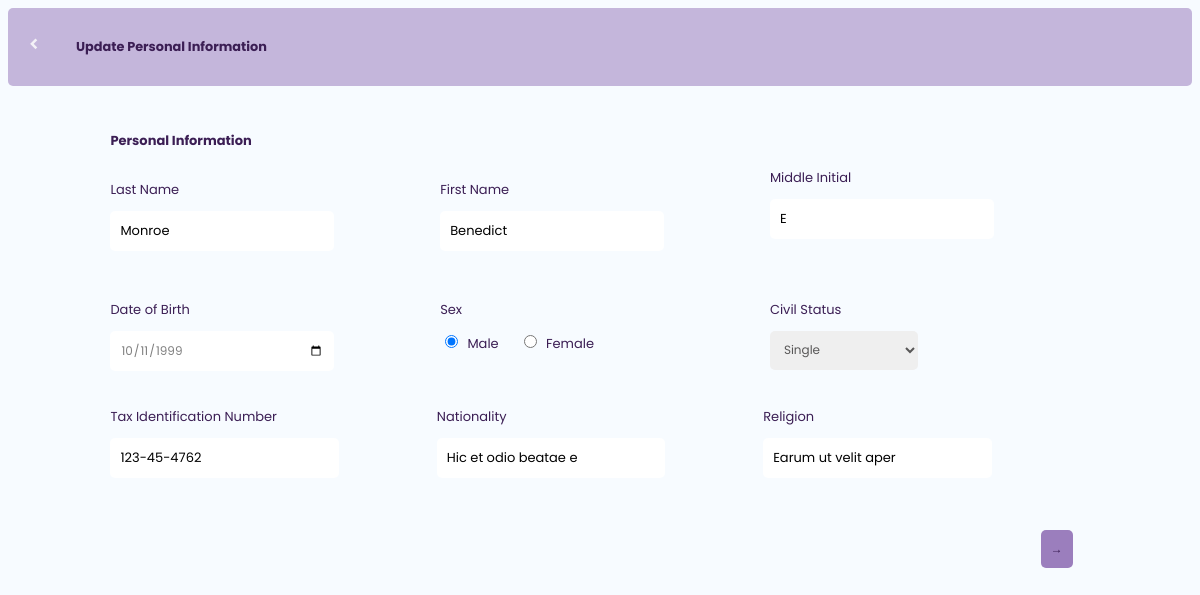
Page /views/updateView.php?id=128 on the committed database.
### tables this page shows
CREATE TABLE `users` (
  `user_id` int(11) NOT NULL,
  `firstname` varchar(50) NOT NULL,
  `lastname` varchar(50) NOT NULL,
  `middle` varchar(50) NOT NULL,
  `dob` date NOT NULL,
  `age` int(50) NOT NULL,
  `sex` enum('Male','Female','Other') NOT NULL,
  `civil_status` varchar(20) NOT NULL,
  `other_status` varchar(50) NOT NULL,
  `tax` varchar(50) NOT NULL,
  `nationality` varchar(50) NOT NULL,
  `religion` varchar(50) NOT NULL,
  `status` varchar(20) NOT NULL
);

### model/User.php (called while the page is built, shortened)
<?php
class User
{
    private $conn;
    public function __construct($db_conn)
    {
        $this->conn = $db_conn;
    }
    public function getUserDetails($user_id)
    {
        $query = "SELECT users.user_id, users.firstname, users.lastname, users.middle, users.dob as 'date', users.age, users.sex, users.civil_status as civilStatus, users.other_status as otherStatus, users.tax, users.nationality, users.religion,
        ad.unit, ad.house_no as houseNo, ad.street, ad.subdivision, ad.baranggay, ad.city_municipality as cityMunicipality, ad.province_home, ad.country, ad.zip,
        birth.b_unit as birth_unit, birth.b_house as birth_house, birth.b_subdivision as birth_subdivision, birth.b_baranggay as birth_baranggay, birth.municipality_birth, birth.province_birth, birth.b_country as birth_country,  birth.b_zip as birth_zip, birth.b_street as birth_street,
        contacts.mobile, contacts.email, contacts.telephone,
        parents.father_lastname as lastnameFather, parents.father_firstname as firstnameFather, parents.father_middleinitial as middleinitialFather, parents.mother_lastname as lastnameMother, parents.mother_firstname as firstnameMother, parents.mother_middleinitial as middleinitialMother
        FROM users
        LEFT JOIN addresses ad ON users.user_id = ad.user_id
        LEFT JOIN birth_place birth ON users.user_id = birth.user_id
        LEFT JOIN contacts ON users.user_id = contacts.user_id
        LEFT JOIN parents ON users.user_id = parents.user_id
        WHERE users.user_id = :user_id";
        $statement = $this->conn->prepare($query);
        $statement->bindValue(':user_id', $user_id);
        $statement->execute();
        return $statement->fetch(PDO::FETCH_ASSOC);
    }
}

### views/updateView.php (the view, shortened to what this page needs)
<?php
require_once '../config/connection.php';
require_once '../model/User.php';
$user = new User($conn);
$data = $_SESSION['old_input'] ?? [];
if ($_SERVER['REQUEST_METHOD'] !== 'POST' && isset($_GET['id']) && empty($data)) {
    $user_id = $_GET['id'];
    $data = $user->getUserDetails($user_id);
}
?>
<!DOCTYPE html>
<html lang="en">
<head>
    <link rel="stylesheet" href="../assets/css/style.css" />
    <link href="https://unpkg.com/boxicons@2.1.4/css/boxicons.min.css" rel="stylesheet" />
</head>
<body>
    <header class="update-header">
        <div class="update-con">
            <button onclick="window.location.href='../views/dataView.php'"><i class='bx bx-chevron-left'></i></button>
            <h3 class="">Update Personal Information</h3>
        </div>
    </header>
    <div class="container">
        <form action="../routes/process.php" class="form" method="POST">
            <div class="tab active first">
                <p class="p1"><b>Personal Information</b></p>
                <div class="upper">
                    <div class="input">
                        <label for="lastname">Last Name</label><br />
                        <input type="text" name="lastname"
                            value="<?php echo $data['lastname'] ?>"
                            placeholder="Last Name" />
                        <br>
                    </div>
                    <div class="input">
                        <label for="firstname">First Name</label>
                        <br />
                        <input type="text" name="firstname" value="<?php echo $data['firstname']; ?>" placeholder="First Name" /><br>
                    </div>
                    <div class="input">
                        <label for="middle">Middle Initial</label>
                        <br />
                        <input type="text" name="middle" value="<?php echo $data['middle'] ?>" placeholder="e.g., I" /><br>
                        <input type="text" id="age" name="age" value="<?php echo $data['age'] ?? ''; ?>" readonly hidden /><br />
                    </div>
                </div>
                <div class="center">
                    <div class="input">
                        <label for="date">Date of Birth</label><br />
                        <input type="date" value="<?php echo $data['date'] ?>" name="date" /><br />
                    </div>
                    <div class="input2">
                        <label for="sex">Sex</label>
                        <div class="radio-group">
                            <div>
                                <input type="radio" name="sex" id="male" value="Male"
                                    <?php echo isset($data['sex']) && $data['sex'] === 'Male' ? 'checked' : ''; ?> />
                                <label for="male">Male</label>
                            </div>
                            <div>
                                <input type="radio" name="sex" id="female" value="Female"
                                    <?php echo isset($data['sex']) && $data['sex'] === 'Female' ? 'checked' : ''; ?> />
                                <label for="female">Female</label>
                            </div>
                        </div>
                    </div>
                    <div class="input">
                        <label for="civilStatus">Civil Status</label><br />
                        <div class="select">
                            <select name="civilStatus" id="civilStatus" onchange="clickOthers()">
                                <option value="Single" <?php echo $data['civilStatus'] === 'Single' ? 'selected' : ''; ?>>Single</option>
                            </select><br>
                        </div>
                    </div>
                </div>
                <div class="center2">
                    <div class="input">
                        <label for="tax">Tax Identification Number</label><br />
                        <input
                            type="text"
                            name="tax"
                            value="<?php echo $data['tax'] ?>"
                            placeholder="e.g., 123-45-6789" /><br />
                    </div>
                    <div class="input">
                        <label for="nationality">Nationality</label><br />
                        <input
                            type="text"
                            name="nationality"
                            value="<?php echo $data['nationality'] ?>"
                            placeholder="Nationality" /><br />
                    </div>
                    <div class="input">
                        <label for="religion">Religion</label><br />
                        <input type="text" name="religion" value="<?php echo $data['religion'] ?>" placeholder="Religion" /><br>
                    </div>
                </div>
                <div class="buttons">
                    <button type="button" id="nextBtn" onclick="nextTab()">&#8594;</button>
                </div>
            </div>
        </form>
    </div>
</body>
</html>

### assets/css/style.css (style rules this page uses)
* { font-family: "Poppins", serif; padding: 0; }
body { overflow-x: hidden; background-color: rgba(200, 228, 255, 0.13); }
header { max-width: 100%; height: 50px; padding: 1rem; display: flex; align-items: center; justify-content: space-between; color: #3b1e54a1; flex-direction: row; }
h3,h4,h5 { color: #3B1E54; }
input { padding: 10px; border-radius:5px; border-width: 1px; box-sizing: border-box; font-size: 13px; outline-color: rgb(38, 0, 82); border: none; margin-top: 10px; border-color: rgba(210, 196, 233, 0.959);; background-color: rgba(255, 255, 255, 0.959) }
input[type="date"] { font-size: 12px; color: gray; }
select { font-size: 12px; padding: 10px; border-radius:5px; border-width: 1px; border: none; box-sizing: border-box; outline: none; margin-top: 10px; border-color: rgba(200, 228, 255, 0.959);; color: rgb(88, 87, 87); }
label { font-size: 13px; color: #3B1E54; }
.p1 { color: #3B1E54; font-size: 13px; }
.container { margin-top: 1rem; border-style: none; max-width: 1500px; margin-inline: 2rem; margin-bottom: 2rem; padding: 1rem; border-radius: 1rem; padding-inline:1rem ; }
.form { margin-inline: auto; width: 90%; box-sizing: border-box; }
.tab { display: none; }
.tab.active { display: block; }
.buttons { margin-top: 20px; text-align: center; float: right; width: 5%; margin-bottom: 1rem; display: flex; justify-content: space-between; }
.buttons button { padding: 10px; background-color: #9B7EBD; color: #3B1E54 ; border: none; border-radius: 5px; font-size: 16px; cursor: pointer; transition: background-color 0.3s ease, transform 0.2s ease; font-size: 12px; cursor: pointer; }
.upper { display: flex; flex-wrap: wrap; width: 100%; align-items: center; justify-content: space-between; gap: 10px; }
.center { margin-top: 2rem; display: flex; justify-content: space-between; gap: 10px; width: 100%; flex-wrap: wrap; }
.input, .input2 { flex: 1 1 30%; min-width: 200px; }
.input2 input, .input2 select { width: 100%; }
.input2 { display: column; justify-content: space-between; align-items: center; flex-wrap: wrap; }
.input2 input { width: auto; margin-right: 5px; }
.input2 label { margin-right: 10px; display: inline-block; margin-bottom: 5px; }
.input2 .radio-group { display: flex; gap: 10px; align-items: center; }
.center2 { position: relative; display: flex; justify-content: space-between; margin-bottom: 2rem; flex-wrap: wrap; margin-top: 2rem; }
.update-header { padding-inline: 1rem; border: solid 1px; height: 100%; border: none; border-radius:5px; background-color: #9b7ebd8c; color: #3B1E54; font-size: 11px; display: flex; align-items: center; gap: 5px; cursor: pointer; }
.update-con { display: flex; gap: 2rem; }
.update-con button { background-color: transparent; border: none; }
.update-con i { font-size: 20px; font-weight: 800; color: #f4f2f7; }

### rows in the picture
users: lastname "Monroe", firstname "Benedict", middle "E", date "10/11/1999", sex "☑ Male", sex "☐ Female", civilStatus "Single", tax "123-45-4762", nationality "Hic et odio beatae e", religion "Earum ut velit aper"
